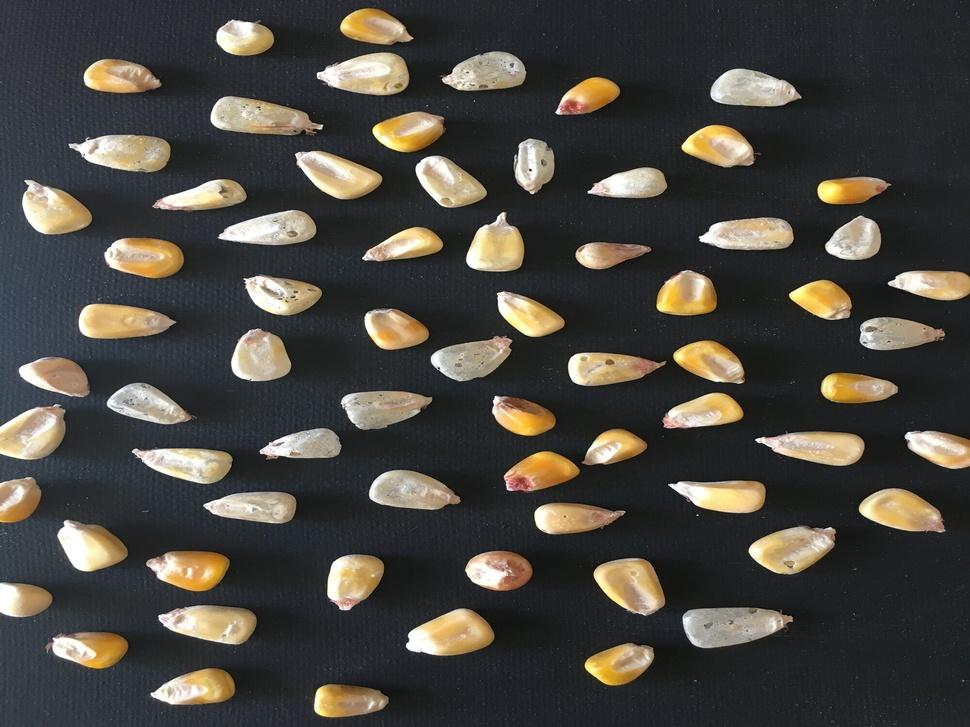
#> input picture 61291310-image-processing-kernels/1.jpg, 970 x 727 px, shrunk from 2000 x 1500 before the run
$ python image_processing_kernels_HSV.py
#> lines starting #> are read from the running program, lines starting #| are printed output that depends on the picture; after the words box and inside, x2 and y2 are one past the last pixel; in counts of white or black regions, pixels touching at a corner belong together
import cv2
import numpy as np

# Load image, convert to grayscale, Otsu's threshold, morph operations to remove noise
image = cv2.imread('1.jpg')
#> image is the input picture: shape (727, 970, 3); mean B, G, R 63.9, 70, 72.9
original = image.copy()
result_mask = np.zeros(image.shape, dtype=np.uint8)
gray = cv2.cvtColor(image, cv2.COLOR_BGR2GRAY)
thresh = cv2.threshold(gray, 0, 255, cv2.THRESH_BINARY + cv2.THRESH_OTSU)[1]
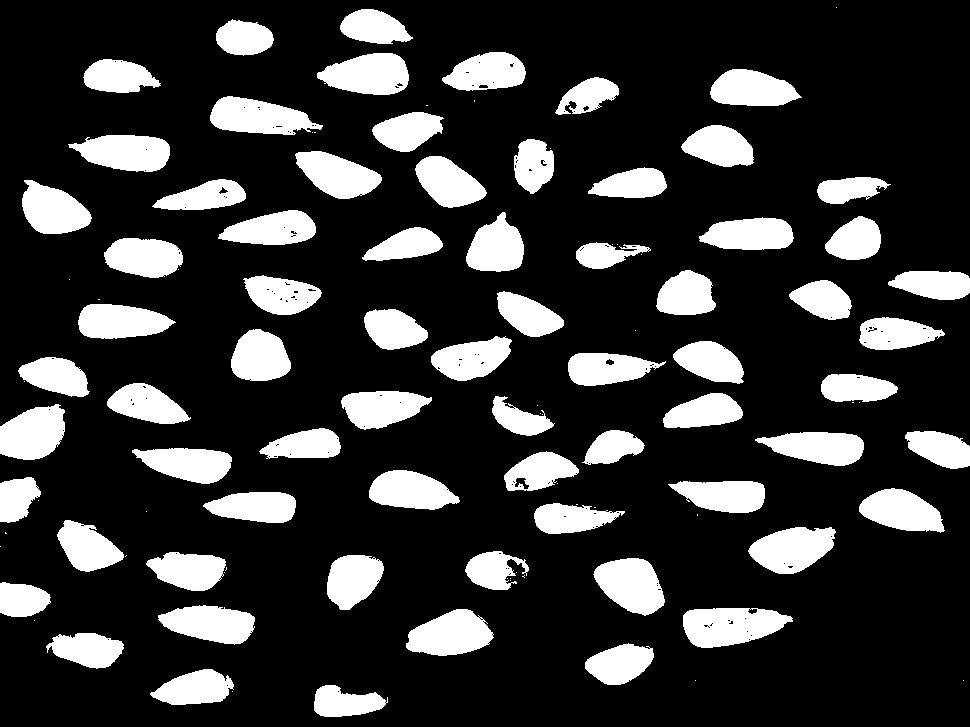
#> thresh: shape (727, 970); 21% white; 109 white regions (39 under 20 px), largest, box (x1, y1, x2, y2) and area: (683, 608, 793, 648) 3218, (210, 96, 323, 135) 2874, (748, 527, 836, 574) 2862
kernel = cv2.getStructuringElement(cv2.MORPH_RECT, (5,5))
erode = cv2.erode(thresh, kernel, iterations=2)
#> erode: shape (727, 970); 11.6% white; 74 white regions (3 under 20 px), largest, box (x1, y1, x2, y2) and area: (0, 411, 60, 456) 1904, (599, 562, 660, 610) 1869, (413, 613, 487, 652) 1837
morph = cv2.morphologyEx(erode, cv2.MORPH_CLOSE, kernel, iterations=3)
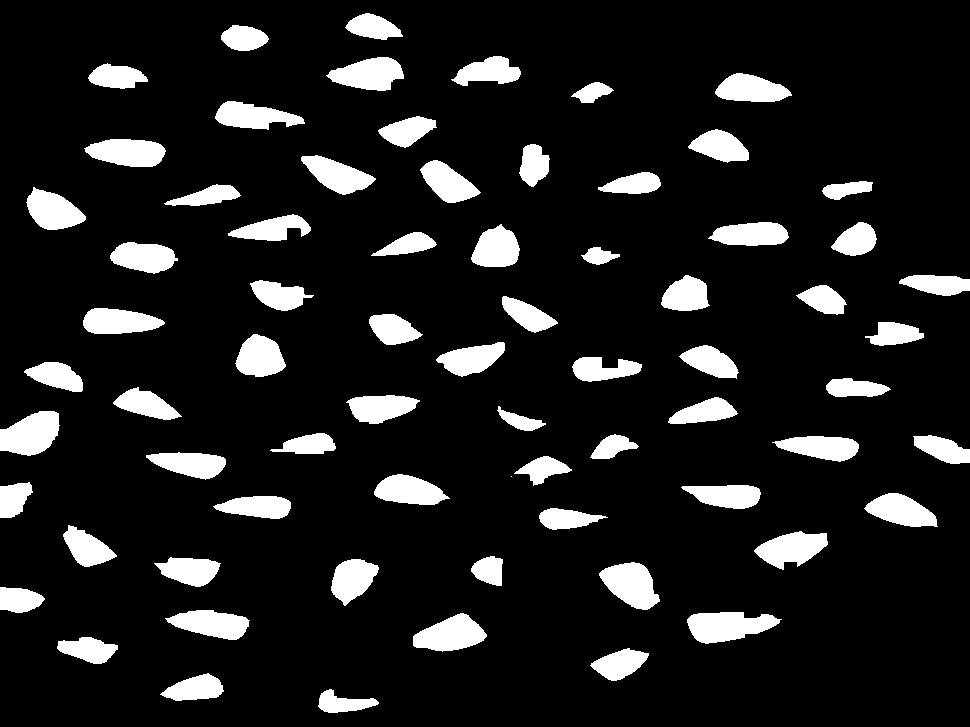
#> morph: shape (727, 970); 12.1% white; 71 white regions (1 under 20 px)

# Count number of kernels and average kernel area
number_of_kernels = 0
average_area = 0
cnts = cv2.findContours(morph, cv2.RETR_EXTERNAL, cv2.CHAIN_APPROX_SIMPLE)
#> cnts = 71 contours, 1 with area under 20; largest, box (x1, y1, x2, y2) and area: (687, 612, 782, 644) 1941, (0, 411, 60, 456) 1860, (599, 562, 660, 610) 1793, (413, 613, 487, 652) 1756, (326, 57, 404, 91) 1674
cnts = cnts[0] if len(cnts) == 2 else cnts[1]
for c in cnts:
    # Filter out tiny specs of noise
    area = cv2.contourArea(c)
    if area > 10:
        number_of_kernels += 1
        average_area += area
#> this loop made 71 passes
#> (area, average_area) on passes 1 to 12: (737.5, 737.5), (1070, 1807.5), (1086, 2893.5), (987, 3880.5), (1755.5, 5636), (1941, 7577), (1568.5, 9145.5), (836, 9981.5), (1793, 11774.5), (1380, 13154.5), (1235, 14389.5), (652, 15041.5)
#> after the loop, average_area = 80568.5; number_of_kernels = 70

average_area /= number_of_kernels
#> average_area = 1151
print('Number of kernels:', number_of_kernels)
#| Number of kernels: 70
print('Average kernel area: {:.3f}'.format(average_area))
#| Average kernel area: 1150.979

# Perform HSV color thresholding
hsv = cv2.cvtColor(image, cv2.COLOR_BGR2HSV)
#> hsv: shape (727, 970, 3); mean H, S, V 78.3, 48.9, 78
lower = np.array([0, 70, 97])
upper = np.array([179, 255, 255])
mask = cv2.inRange(hsv, lower, upper)
#> mask: shape (727, 970); 11.5% white; 217 white regions (130 under 20 px), largest, box (x1, y1, x2, y2) and area: (594, 559, 665, 611) 2263, (420, 609, 494, 656) 2220, (84, 304, 169, 339) 2166
kernel = cv2.getStructuringElement(cv2.MORPH_ELLIPSE, (3,3))
cleanup = cv2.morphologyEx(mask, cv2.MORPH_OPEN, kernel, iterations=3)
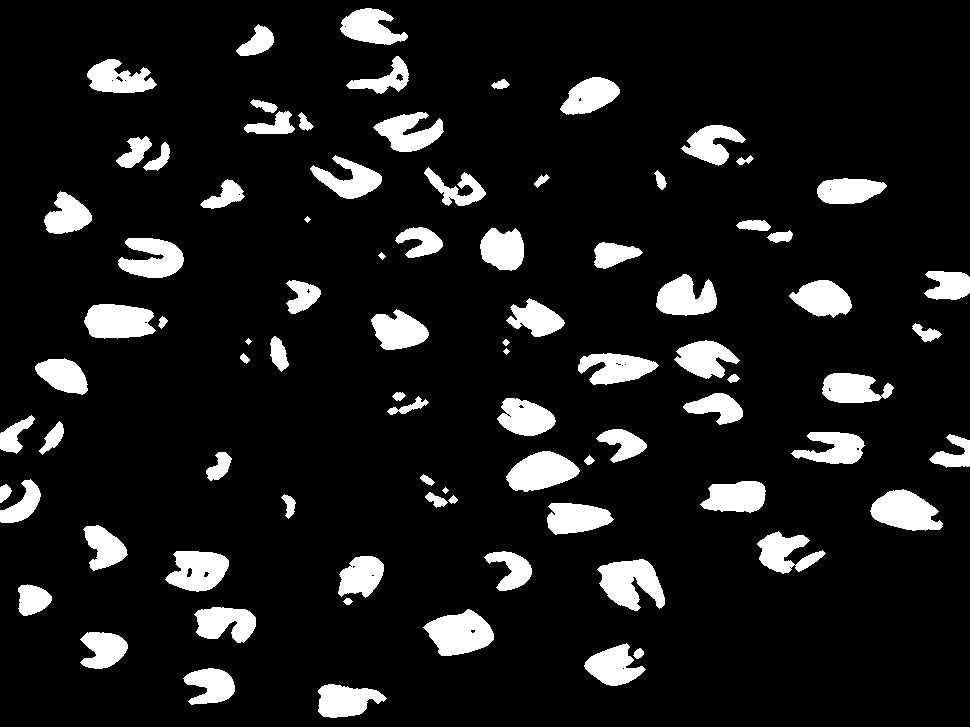
#> cleanup: shape (727, 970); 10.7% white; 85 white regions

# Find number of good kernels using an area threshold ratio relative to average kernel area
cnts = cv2.findContours(cleanup, cv2.RETR_EXTERNAL, cv2.CHAIN_APPROX_SIMPLE)
#> cnts = 85 contours, 4 with area under 20; largest, box (x1, y1, x2, y2) and area: (423, 609, 494, 656) 2124, (597, 559, 665, 611) 2106, (870, 489, 943, 531) 1957, (506, 451, 580, 492) 1932, (84, 304, 156, 339) 1930
cnts = cnts[0] if len(cnts) == 2 else cnts[1]
area_threshold = 0.75
good_kernels = 0
for c in cnts:
    area = cv2.contourArea(c)
    if area > area_threshold * average_area:
        cv2.drawContours(image, [c], -1, (36,255,12), 4)
        cv2.drawContours(result_mask, [c], -1, (255,255,255), -1)
        good_kernels += 1
#> this loop made 85 passes
#> area on passes 1 to 12: 1506, 1198.5, 66.5, 1457.5, 1190, 2124, 1490, 36, 740.5, 2106.5, 1305.5, 937.5
#> (c, area) on pass 57: ([[381, 252], [378, 255], [382, 259], [385, 256]], 24)
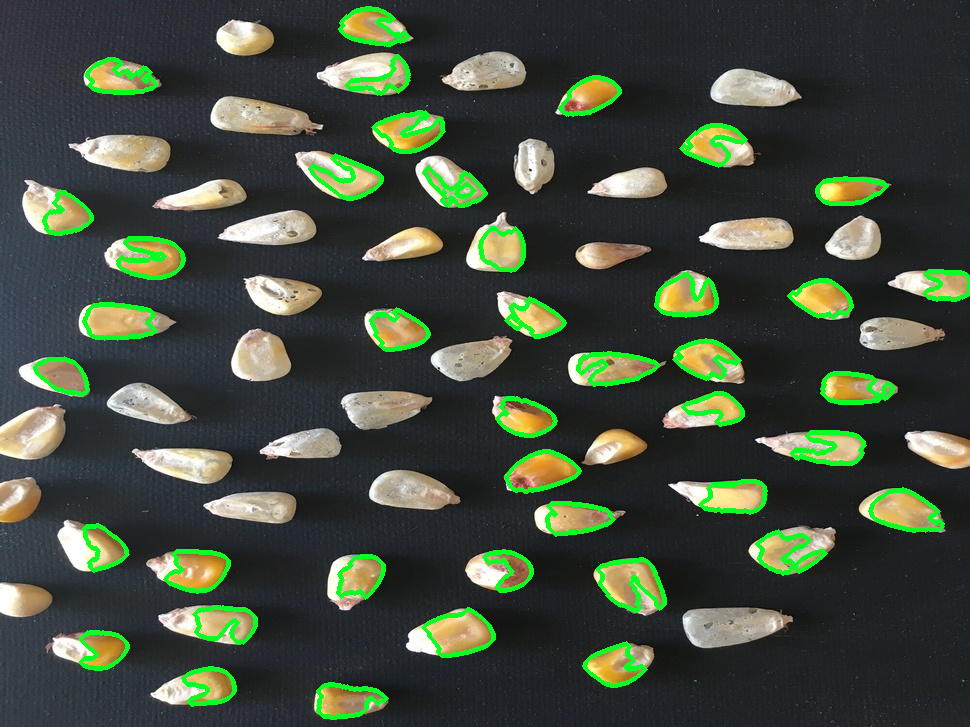
#> image: shape (727, 970, 3); 4.79% of pixels changed, all inside (x1, y1, x2, y2) = (33, 6, 970, 720)
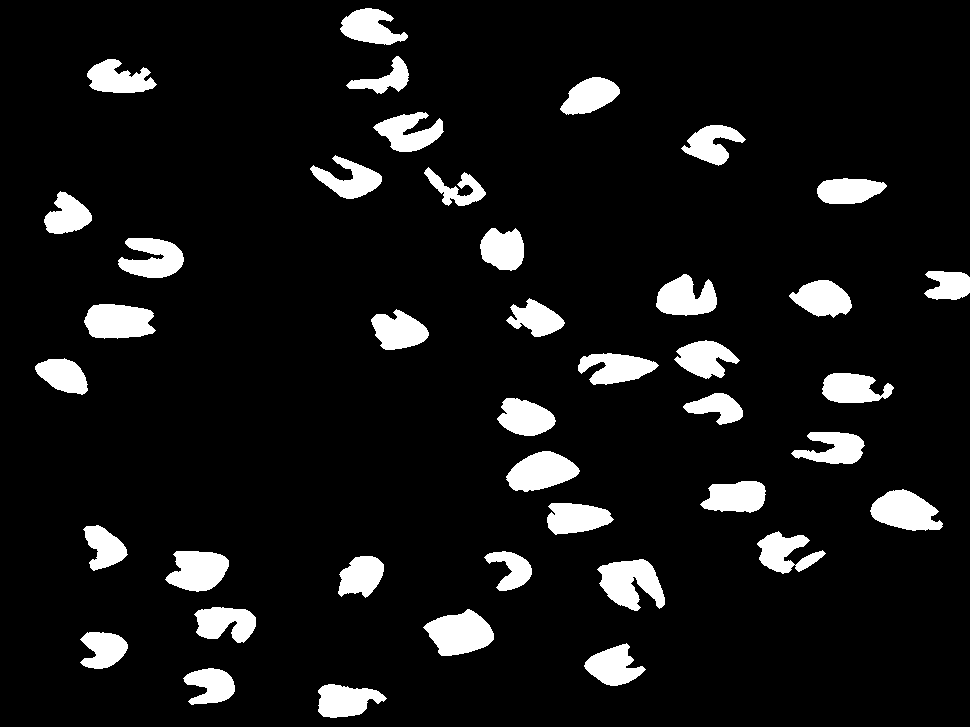
#> result_mask: shape (727, 970, 3); 8.8% white; 41 white regions, largest, box (x1, y1, x2, y2) and area: (597, 559, 665, 611) 2219, (423, 609, 494, 656) 2205, (870, 489, 943, 531) 2045
#> after the loop, good_kernels = 41

# Calculate number of infected kernels
result_mask = cv2.cvtColor(result_mask, cv2.COLOR_BGR2GRAY)
result = cv2.bitwise_and(original, original, mask=result_mask)
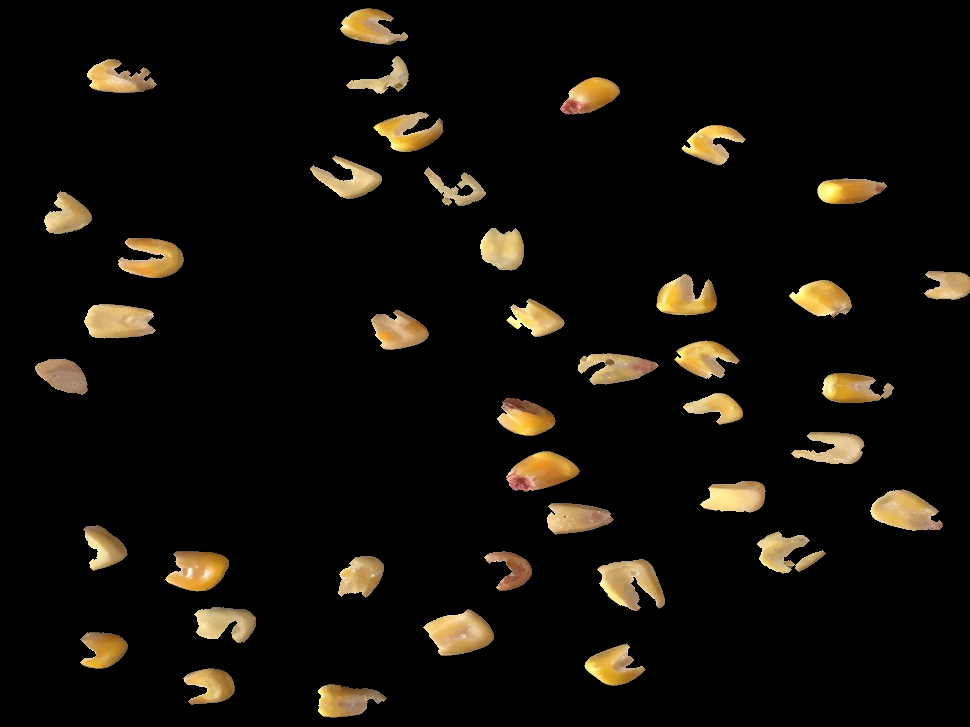
#> result: shape (727, 970, 3); mean B, G, R 8.9, 14.4, 17.7
number_of_infected = number_of_kernels - good_kernels
#> number_of_infected = 29

print('Number of good kernels:', good_kernels)
#| Number of good kernels: 41
print('Number of infected:', number_of_infected)
#| Number of infected: 29
print('Percentage infected: {:.3f}%'.format((number_of_infected/number_of_kernels) * 100))
#| Percentage infected: 41.429%

cv2.imshow('image', image)
cv2.imshow('thresh', thresh)
cv2.imshow('morph', morph)
cv2.imshow('result', result)
cv2.waitKey()
